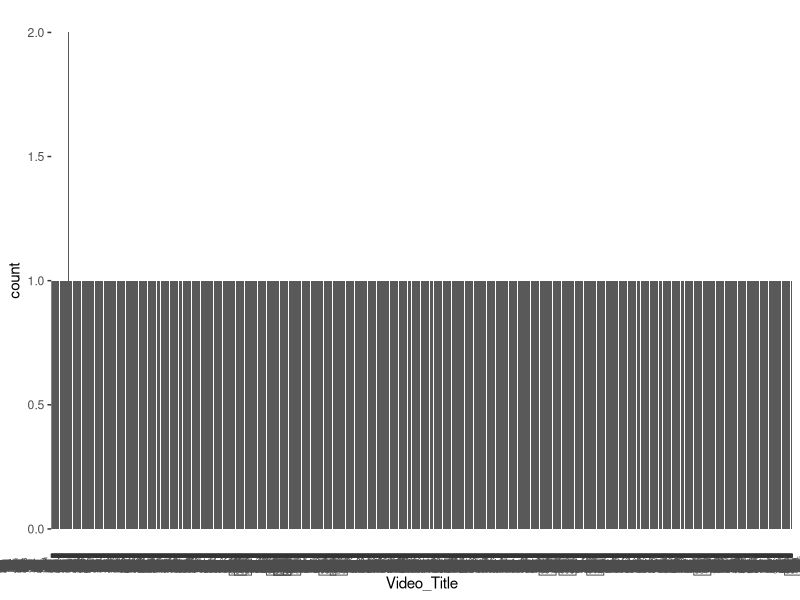

Source code (R):
library(readr)
dataset <- read_csv("YouTube_FB_2800.csv")
library(ggplot2)
g <- ggplot(data = dataset, aes(x = Video_Title))+geom_histogram(mapping = NULL, data = NULL, stat = "count", position = "stack", binwidth = 10, bins = NULL, na.rm = FALSE, show.legend = NA, inherit.aes = TRUE)
print(g)
